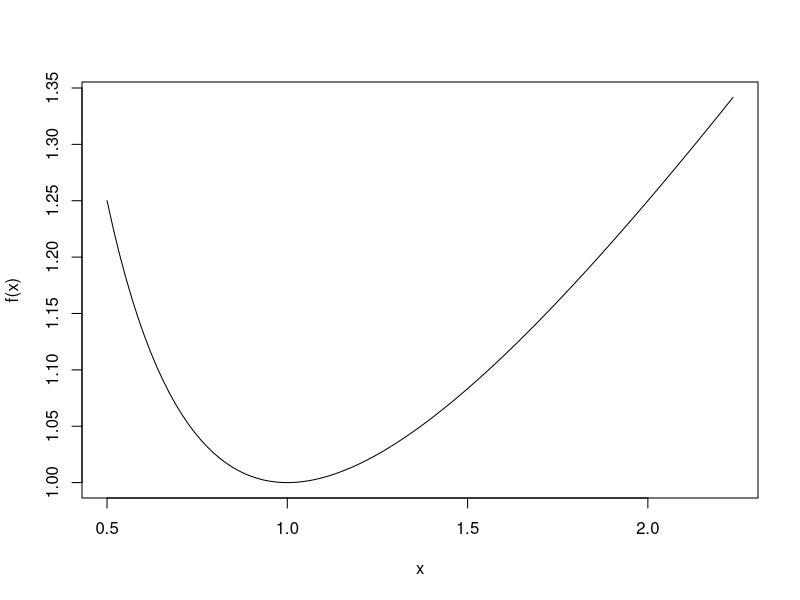
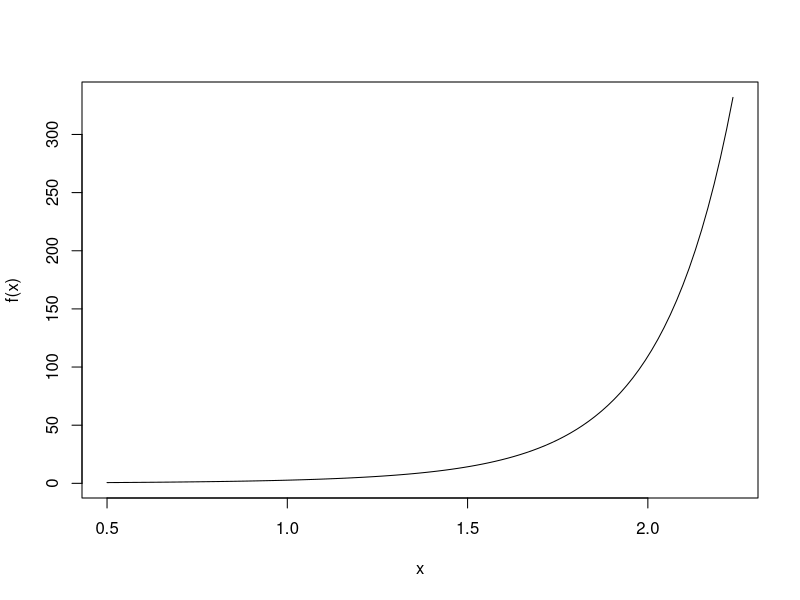
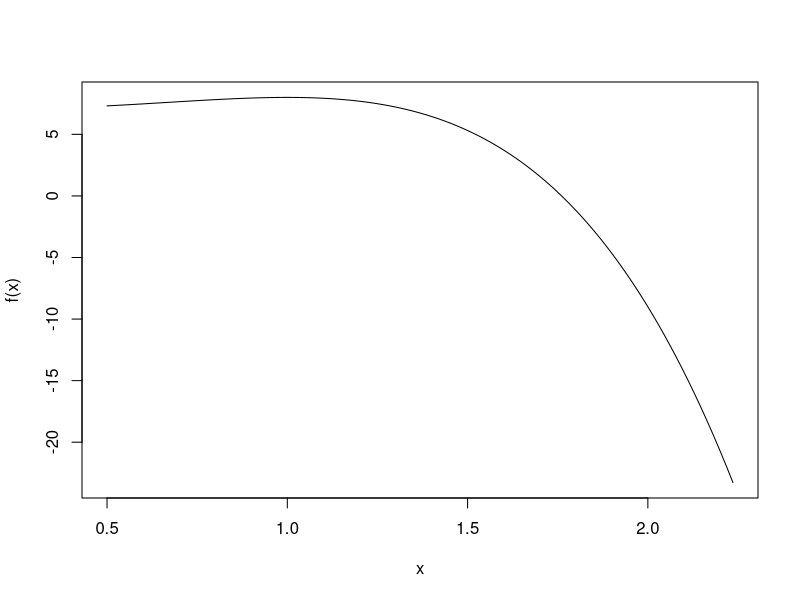
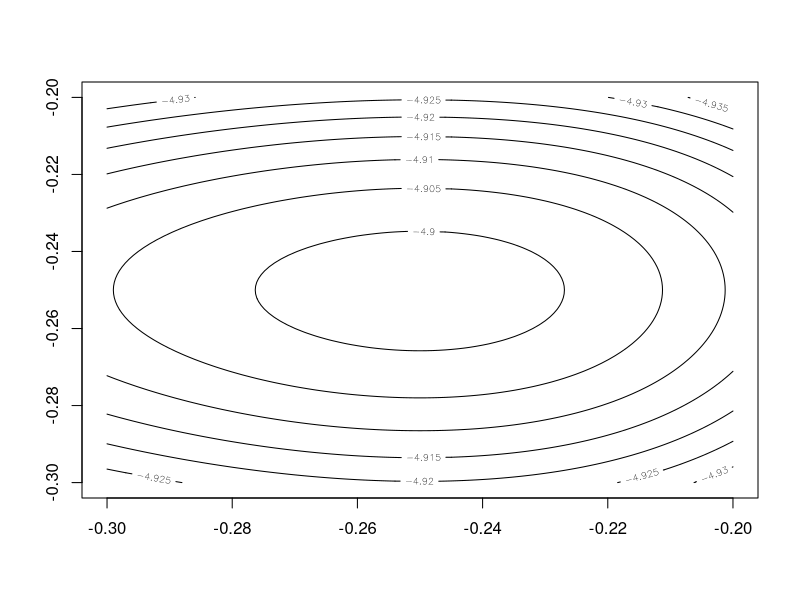
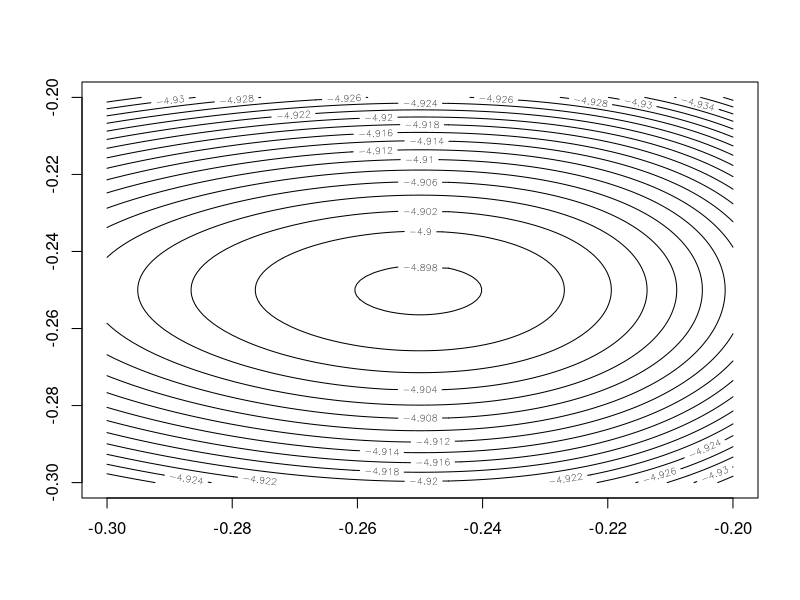
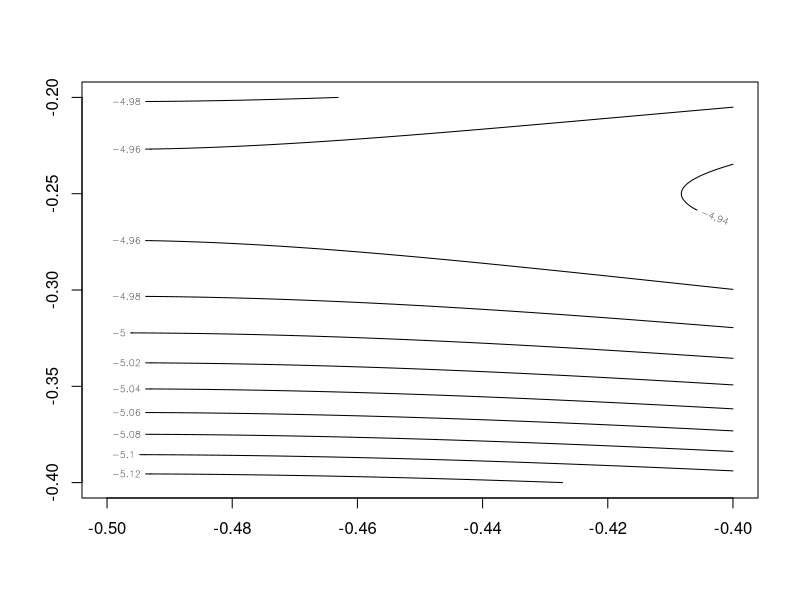
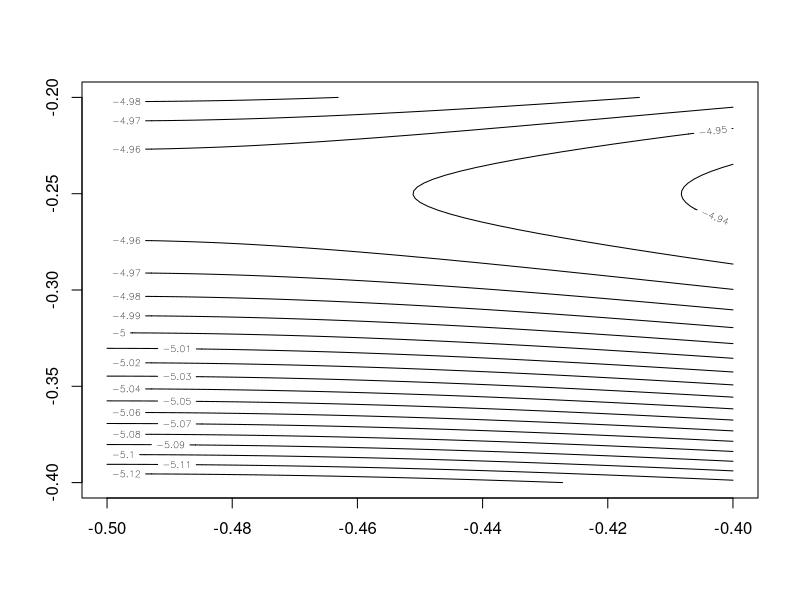
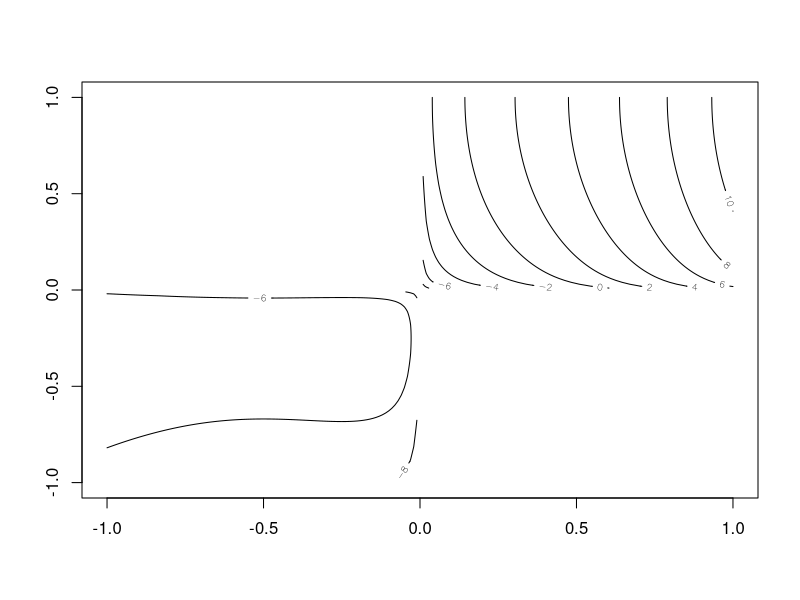

The R script that drew these images, in order:
## Problem 1 on paper

# Neither max nor min: 0, if sign doesnt change around 0, it is not a minimizer / maximizer


fa <- function(x){
  ((x^2)+1)/(2*x)
}
fb <- function(x){
  x*(exp(x^2))
}
fc <- function(x){
  -3*x^4 +4*x^3 +7
}
ranges <- c(0.5,sqrt(5))

?uniroot


fc1 <- function(x){
  x^3+x^2
}

polyroot(c(0,0,1,1))


## Problem 2

cur <- function(f,ranges){
  curve(f,ranges[1],ranges[2])
}

cur(fa,ranges)
cur(fb,ranges)
cur(fc,ranges)


opt <- function(f,ranges){
  tol <- 1e-20
  ret <- c(optimize(f,ranges,maximum=FALSE,tol=tol))
  ret <- c(ret, optimize(f,ranges,maximum=TRUE,tol=tol))
  names(ret) <- c("minimum","minval","maximum","maxval")
  ret
}

opt(fa,ranges)
opt(fb,ranges)
opt(fc,ranges)

## Problem 3 on paper

## TODO: Problem 4 on paper
as <- polyroot(c(1,6,8))
bs <- polyroot(c(1,3,-4))

zaa <- function(a) 8 - (1/(a^2))
zbb <- function(b) - 4 -(1/(b^2))
zaa(as[1])
zaa(as[2])
zbb(bs[1])
zbb(bs[2])

## Problem 5


z <- function(a,b){
  print(paste(a,b))
  (4*(a^2)) -(2*(b^2)) +(6*a) +(3*b) +log(a*b)
}

z2 <- function(x){
  a <- x[1]
  b <- x[2]
  (4*(a^2)) -(2*(b^2)) +(6*a) +(3*b) +log(a*b)
}

aseq <- seq(-0.3,-0.2,0.001)
bseq <- seq(-0.3,-0.2,0.001)

arep <- rep(aseq, each=100)
brep <- rep(bseq, times=100)

?matrix

evalWithMatrix <- function(z,rangeA,rangeB,interval){
  #Extract parameter values for range
  aBegin <- rangeA[1]
  aEnd <- rangeA[2]
  bBegin <- rangeB[1]
  bEnd <- rangeB[2]
  
  #Generate sequences in range with specified interval
  aSeq <- seq(aBegin,aEnd,interval)
  bSeq <- seq(bBegin,bEnd,interval)
  
  #Set up for loop
  ret <- matrix(nrow=length(aSeq),ncol=length(bSeq))
  ai = 1
  bi = 1
  
  #Fill matrix
  for(a in aSeq){
    for(b in bSeq){
      ret[ai,bi] <- z(a,b)
      bi <- bi + 1
    }
    ai <- ai + 1
    bi <- 1
  }
  
  #Draw contour plot
  contour(aSeq,bSeq,ret)
  
  ret
}

eval2 <- function(z,rangeA,rangeB,lout){
  aSeq <- seq(rangeA[1],rangeA[2],length.out = lout)
  bSeq <- seq(rangeB[1],rangeB[2],length.out = lout)
  mesh <- expand.grid(aSeq,bSeq)
  
  z <- apply(mesh,1, z2)
  z <- matrix(z, ncol = lout, byrow = FALSE)
  contour(aSeq, bSeq, z, nlevels = 20)
  z
}

#e1
interval <- 0.001
rangeA <- c(-0.3,-0.2)
rangeB <- c(-0.3,-0.2)
zVal <- evalWithMatrix(z,rangeA,rangeB,0.001)
zVal2 <- eval2(z,rangeA,rangeB,100)


#e2
rangeA <- c(-0.5,-0.4)
rangeB <- c(-0.4,-0.2)
zVal2 <- evalWithMatrix(z,rangeA,rangeB,0.001)
zVal2 <- eval2(z,rangeA,rangeB,100)

#testing
rangeA <- c(-1,1)
rangeB <- c(-1,1)
zVal2 <- evalWithMatrix(z,rangeA,rangeB,0.01)

rangeA <- c(-1,0)
rangeB <- c(-1,0)
zVal2 <- evalWithMatrix(z,rangeA,rangeB,0.01)


?optim

optim(c(-0.3,-0.2), z2, lower = c(-0.3,-0.3), upper = c(-0.2,-0.2))
optim(c(-0.3,-0.2), z2, lower = c(-0.3,-0.3), upper = c(-0.2,-0.2), control = list(fnscale = -1))

## Problem 6 on paper

## Problem 7

fun1 <- function(x) {
  a <- x[1] ; b <- x[2]
  -(a^2+b^2-2)*(a^2+b^2-1)*(a^2+b^2)*(a^2+b^2+1)*(a^2+b^2+2)*(2-sin(a^2-b^2)*cos(b-exp(b)))
}

optim(c(-1.3, -1.4),fun1,control=list(fnscale = -1, factr = 1e10), 
      lower = c(-1.5,-1.5), upper = c(1.5,1.5) ,method= "L-BFGS-B")
optim(c(-1.3, 0),fun1, control=list(fnscale = -1), 
      lower = c(-1.5,-1.5), upper = c(1.5,1.5) ,method= "L-BFGS-B")
optim(c(0,0),fun1, control=list(fnscale = -1), 
      lower = c(-1.5,-1.5), upper = c(1.5,1.5) ,method= "L-BFGS-B")
optim(c(1.2,1.2),fun1, control=list(fnscale = -1), 
      lower = c(-1.5,-1.5), upper = c(1.5,1.5) ,method= "L-BFGS-B")
#b------------------------------------------------------------------------------

m <- c()
for(i in 1:20){
  r<-runif(2, -1.5, 1.5)
  m<-c(m,optim(c(r[1],r[2]), lower = c(-1.5, -1.5), upper = c(1.5,1.5),fun1, control=list(fnscale = -1))$value)
}
print(max(m))

## Problem 8 on paper
#a
f2<-function(a){x <- a[1] ; y <- a[2]
(1-x)^2 + 100*(y-x^2)^2
}

granularity <- 200
xmesh <- seq(-0.5, 0.5, length.out = granularity)
ymesh <- seq(-0.2, 0.4, length.out = granularity)
mesh <- expand.grid(xmesh, ymesh)
z <- apply(mesh, 1, f2)
z <- matrix(z, ncol = granularity, byrow = FALSE)
contour(xmesh, ymesh, z, nlevels = 50, col = 1)

optim(c(-1,2),f2)  
